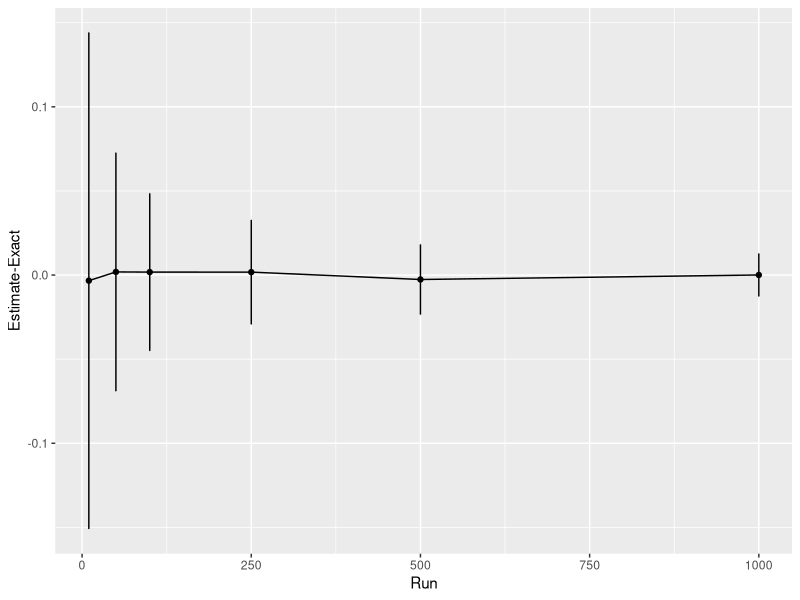
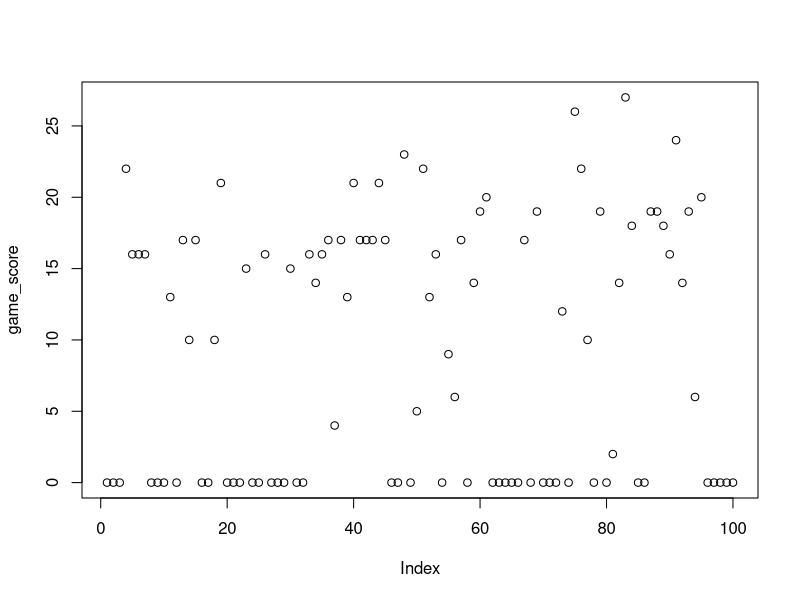

The R source for these figures, in order:
## ---- chunk 1
sample_sizes <- c(10, 50, 100, 250, 500, 1000) # try different sample sizes
n_sample_sizes <- length(sample_sizes) # number of sample sizes to try
rpts <- 100 # number of repeats for each sample size
accuracy <- rep(0, n_sample_sizes) # vector to record accuracy values
accuracy_sd <- rep(0, n_sample_sizes) # vector to record accuracy sd values

# Let's store the exact value of the integral
mc_exact <- pnorm(q = 3, mean = 1, sd = 2) - pnorm(q = 1, mean = 1, sd = 2)

# for each sample size
for (i in 1:n_sample_sizes) {

  sample_sz <- sample_sizes[i] # select a sanmple size to use

  # vector to store results from each repeat
  mc_integral <- rep(0, rpts)
  for (j in 1:rpts){
    # simulated normally distributed numbers
    sims <- rnorm(sample_sz, mean = 1, sd = 2)
    # find proportion of values between 1-3
    mc_integral[j] <- sum(sims >= 1 & sims <= 3) / sample_sz
  }

  # compute average difference between integral estimate and real value
  accuracy[i] <- mean(mc_integral - mc_exact)
  # compute sd difference between integral estimate and real value
  accuracy_sd[i] <- sd(mc_integral - mc_exact)

}

print(accuracy)

print(accuracy_sd)
print(accuracy + accuracy_sd)
## ---- chunk 2
# load ggplot
library(ggplot2)

# create a data frame for plotting
df <- data.frame(sample_sizes, accuracy, accuracy_sd)

print(df)

# use ggplot to plot lines for the mean accuracy and error bars
# using the std dev
ggplot(df, aes(x = sample_sizes, y = accuracy)) +
  geom_line() +
  geom_point() +
  geom_errorbar(
      aes(ymin = accuracy - accuracy_sd, ymax = accuracy + accuracy_sd),
          width = .2,
          position = position_dodge(0.05)) +
  ylab("Estimate-Exact") +
  xlab("Run")
## ---- chunk 3
# simulates a game of 20 spins
play_game <- function() {
    # picks a number from the list (1, -1, 2)
    #  with probability 50%, 25% and 25% twenty times
  results <- sample(c(1, -1, 2), 20, replace = TRUE, prob = c(0.5, 0.25, 0.25))
  return(sum(results)) # function returns the sum of all the spins
}

# Define the number of runs
runs <- 100

score_per_game <- rep(0, runs) # vector to store outcome of each game
for (it in 1:runs) {
  score_per_game[it] <- play_game() # play the game by calling the function
}
expected_score <- mean(score_per_game) # average over all simulations

print(expected_score)
## ---- chunk 4
# simulates a game of up to 20 spins
play_game <- function() {
    # picks a number from the list (1, -1, 2)
    #  with probability 50%, 25% and 25% twenty times
  results <- sample(c(1, -1, 2), 20, replace = TRUE, prob = c(0.5, 0.25, 0.25))
  results_sum <- cumsum(results) # compute a running sum of points
  # check if the game goes to zero at any point
  if (sum(results_sum <= 0)) {
    return(0) # return zero
  } else {
    return(results_sum[20]) # returns the final score
  }
}

game_score <- rep(0, runs) # vector to store scores in each game played

# for each game
for (it in 1:runs) {
  game_score[it] <- play_game()
}

print(mean(game_score))

plot(game_score)
